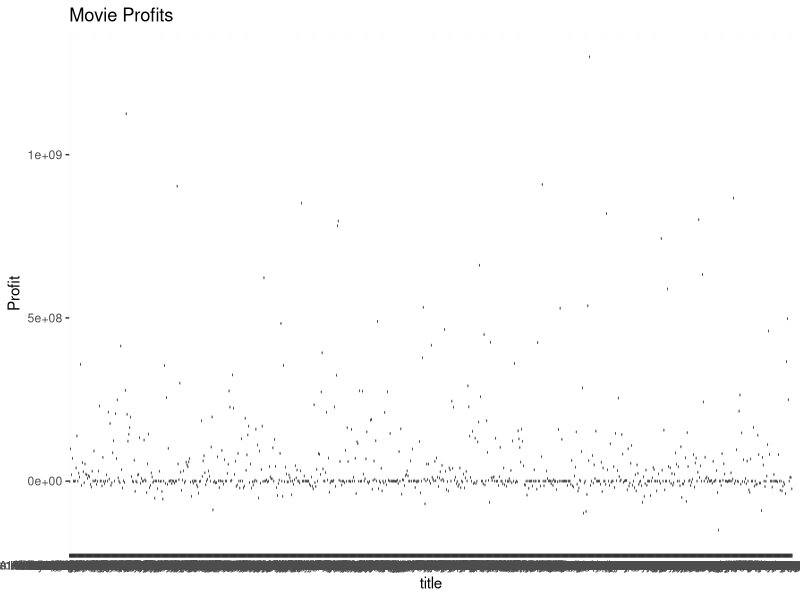
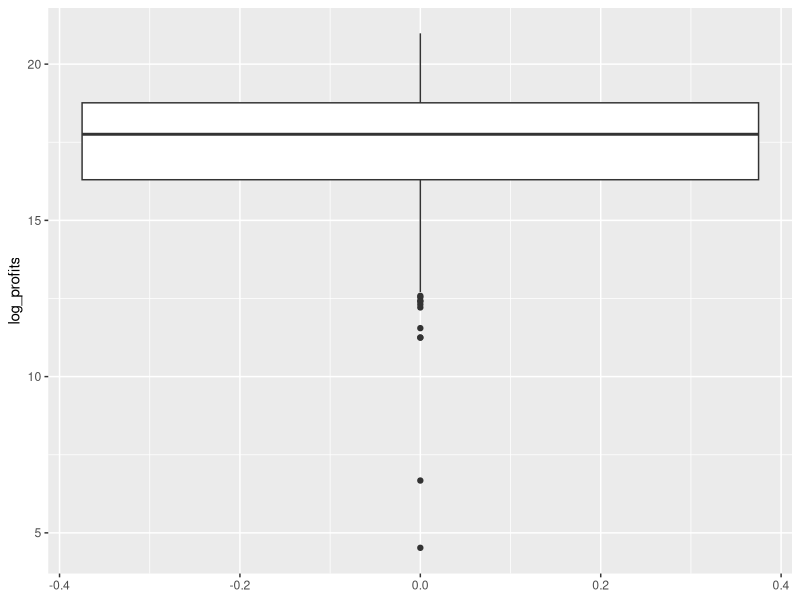
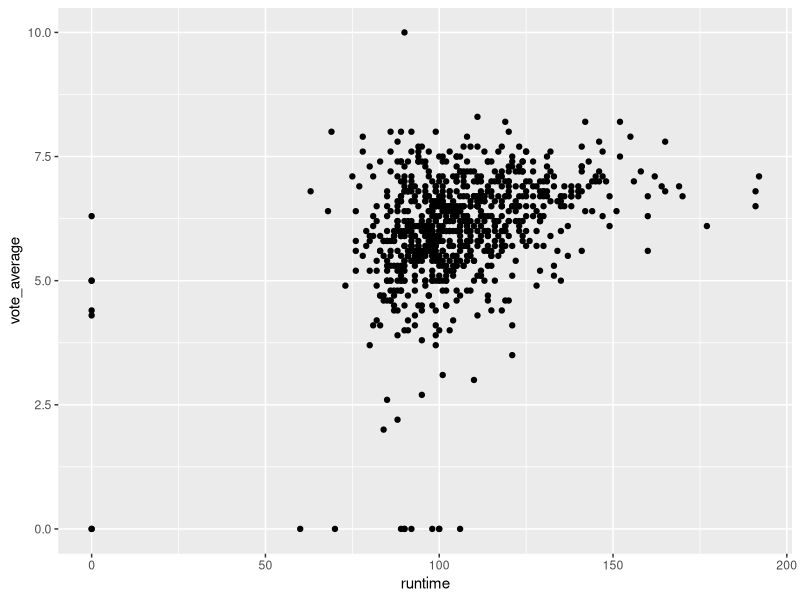
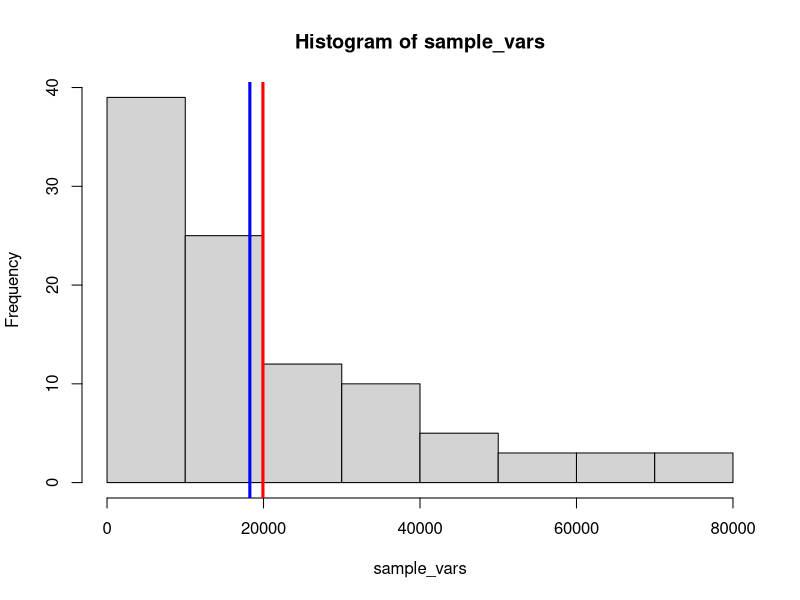

These charts were generated, in order, by the following R code: (Note: this script raises an error after producing the figures.)
## ---- chunk 1
knitr::opts_chunk$set(echo = TRUE)
## ---- chunk 2
#install.packages("readr")
#install.packages("tidyverse")
library(tidyverse)
library(readr)
movies4 = read_tsv("movies4.tsv")
movies4 %>%
  count(index)
movies4
#808 observations
#19 variables
#19 subjects
#A subject consists of a multitude of information about a movie, from the title to the release year to the head actor to the vote average.
## ---- chunk 3
#Nominal variables: keywords, original_language, title, genre, first_actor, first_actor_gender, director_first_name, director_gender

#Ordinal variables: NA

#Interval variables: index, release_date, release_year, release_month, release_day

#Ratio variables: budget, popularity, revenue, runtime, vote_average, vote_count 
## ---- chunk 4
movies4 = read_tsv("movies4.tsv")
movies4 = movies4 %>%
  mutate(profits=revenue-budget)

profit_summary = movies4 %>%
  summarise(mean_profit=mean(profits, na.rm=T),
            median_profit=median(profits, na.rm=T),
            max_profit=max(profits, na.rm=T),
            min_profit=min(profits, na.rm=T)
            )
profit_summary

## ---- chunk 5
movies4 = read_tsv("movies4.tsv")

movies4 = movies4 %>%
  mutate(profits=revenue-budget)

movies4_highest = movies4 %>%
  filter(profits==max(profits, na.rm=T))%>%
  select(title, profits)
movies4_highest

movies4_lowest = movies4 %>%
  filter(profits==min(profits, na.rm=T))%>%
  select(title, profits)
movies4_lowest

## ---- chunk 6
library (ggplot2)

boxplot_profits<-ggplot(movies4, aes(x = title, y = profits)) +
  geom_boxplot() +
  labs(title="Movie Profits",
       y="Profit")
boxplot_profits

quartiles = quantile(movies4$profits)
quartiles
## ---- chunk 7
movies4 = read_tsv("movies4.tsv")
movies4 = movies4 %>%
  mutate(profits=revenue-budget)
movies4 =movies4%>%
  mutate(log_profits=log(profits))

movies4%>%
  summarise(mean(log_profits, na.rm=T))
## ---- chunk 8
movies4=read_tsv("movies4.tsv")
movies4=movies4%>%
  mutate(profits=revenue-budget)%>%
  mutate(log_profits = ifelse(profits <= 0, NA, log(profits)))
movies4

movies4%>%
  summarise(mean(log_profits, na.rm=T))

ggplot(movies4, aes(y=log_profits)) +
  geom_boxplot()



## ---- chunk 9

ggplot(movies4, aes(x=runtime, y=vote_average)) +
  geom_point()

## ---- chunk 10
#WRITE YOUR CODE HERE
library(tidyverse)

y<- movies4 %>%
  group_by(first_actor)%>%
  count(first_actor)%>%
  arrange(desc(n))

head(y,2)

## ---- chunk 11
#WRITE YOUR CODE HERE
z<- movies4%>%
  group_by(first_actor)%>%
  summarise(mean_r = mean(revenue, na.rm = TRUE))
z = slice(z, -(1:64))
head(z,1)

mean_revenue = mean(movies4$revenue)
mean_revenue
## ---- chunk 12
mean(y$n)
## ---- chunk 13
library(tidyverse)

movies4 <- movies4 %>%
  mutate(profit_in_millions = profits / 1000000)

variance <- var(movies4$profit_in_millions)

variance

## ---- chunk 14
set.seed(56564)
movies_sample <- movies4[sample(nrow(movies4), 25), ]

variance_sample <- var(movies_sample$profit_in_millions)

variance_sample

variance

## ---- chunk 15
set.seed(293)
sample_vars<- c()
for(i in 1:100){
  mov_samp<- slice_sample(movies4, n=25)
  sample_vars[i]<- var(mov_samp$profit_in_millions)
  
}
print(sample_vars[1:9])
min(sample_vars)
max(sample_vars)
## ---- chunk 16
hist(sample_vars)
abline(v=mean(sample_vars),
              col = "red",
              lwd = 3)
abline(v=sd(sample_vars),
       col="blue",
       lwd = 3)
cat("mean = ", mean(sample_vars), "\n")
cat("standard deviation =",sd(sample_vars))
mean(sample_vars)
sd(sample_vars)

## ---- chunk 17
library(tidyverse)
library(readr)
movies4
movies_thriller <- movies4 %>%
  filter(genre=="Thriller")%>%
  summarise(
    n=n(),
    mean_runtime=mean(runtime, na.rm=T),
    sd_runtime=sd(runtime, na.rm=T),
    se=sd_runtime/sqrt(n()),
    t_critical=qt(0.995, df=n-1),
    ci_lower=mean_runtime-t_critical*se,
    ci_upper=mean_runtime+t_critical*se)%>%
  print()


## ---- chunk 18

movies4 <- movies4%>%
  mutate(runtime = ifelse(runtime == 0, NA, runtime))

movies_thrillerb <- movies4 %>%
  filter(genre == "Thriller")

mean_runtime_thriller = mean(movies_thrillerb$runtime, na.rm = T)
n = sum(!is.na(movies_thrillerb$runtime))
sd_thriller = sd(movies_thrillerb$runtime, na.rm = T)
se_thriller = sd_thriller/ sqrt(n)
z_value = qnorm(0.995)

lowerbound = mean_runtime_thriller-z_value * se_thriller
upperbound = mean_runtime_thriller+z_value * se_thriller
print(c(lowerbound,upperbound))

data.frame(
  Methode = c("a","b"),
  Lower = c(movies_thriller$ci_lower, lowerbound),
  Upper = c(movies_thriller$ci_upper, upperbound)
)

interval_a = movies_thriller$ci_upper - movies_thriller$ci_lower
interval_b = upperbound-lowerbound

interval_a > interval_b
## ---- chunk 19
sample_var = var(movies4$runtime)
n = length(movies4$runtime)
H0 = 500
chi_square = ((n-1)*sample_var)/H0
a = 0.05
critl = qchisq(a/2, df=n-1)
crith = qchisq(1-a/2, df = n-1)
if (chi2<crit_low|chi2>crit_high){
  conc = "reject H0"
}else{
  conc = "accept H0"
}
conc



## ---- chunk 20
hist(movies4$runtime)
qqnorm(movies4$runtime)
qqline(movies4$runtime, col = "red")

## ---- chunk 21
#WRITE YOUR CODE HERE
movies4 <- movies4%>%
  mutate(vote_average_rounded = floor(vote_average))

ggplot(movies4, aes(x= vote_average_rounded)) +
  scale_x_continuous(breaks = seq(0,10, by = 1))+
  geom_histogram()
  

## ---- chunk 22
movies_mean_per_vote <- movies4 %>%
  group_by(vote_average_rounded) %>%
  summarise(Mean_profit_per_vote = mean(profit_in_millions))

ggplot(movies_mean_per_vote, aes(x = vote_average_rounded, y= Mean_profit_per_vote))+
  scale_x_continuous(breaks = seq(0,10, by = 1), minor_breaks = F)+
  scale_y_continuous(breaks = seq(-50, 250, 25), limits = c(-25,250)) +
  labs(x = "Average vote",
       y = "Profit in millions",
       title = "Average profit per rating")+
  geom_point()

movies_mean_per_vote[8,2]

## ---- chunk 23
mean_profit_per_year <- movies4%>%
  group_by(release_year)%>%
  summarise(mean_profit_per_year = mean(profit_in_millions),
            n = n(),
            sd = sd(profit_in_millions),
            se = sd / sqrt(n),
            t_value = qt(0.975, df = n-1),
            lowerbound = mean_profit_per_year - t_value * se,
            upperbound = mean_profit_per_year + t_value * se,
            .groups = "drop")

ggplot(mean_profit_per_year, aes(x = release_year,y = mean_profit_per_year))+
  geom_point()+
  scale_x_continuous(breaks = seq(1990,2016, by = 2))+
  scale_y_continuous(breaks = seq(-50,350, by = 50))+
  labs(x = "Release year",
       y = "Profit in million euro",
       title = "Mean profit per year with 95% confidence interval")+
  geom_errorbar(aes(ymin = lowerbound,
                    ymax = upperbound))
## ---- chunk 24
#WRITE YOUR CODE HERE

## ---- chunk 25
#WRITE YOUR CODE HERE

## ---- chunk 26
#WRITE YOUR CODE HERE

## ---- chunk 27
#WRITE YOUR CODE HERE

## ---- chunk 28
#WRITE YOUR CODE HERE

## ---- chunk 29
#WRITE YOUR CODE HERE

## ---- chunk 30
#WRITE YOUR CODE HERE

## ---- chunk 31
#WRITE YOUR CODE HERE

## ---- chunk 32
#WRITE YOUR CODE HERE

## ---- chunk 33
#WRITE YOUR CODE HERE

## ---- chunk 34
#WRITE YOUR CODE HERE

## ---- chunk 35
#WRITE YOUR CODE HERE

## ---- chunk 36
#WRITE YOUR CODE HERE

## ---- chunk 37
#WRITE YOUR CODE HERE

## ---- chunk 38
#WRITE YOUR CODE HERE

## ---- chunk 39
#WRITE YOUR CODE HERE
